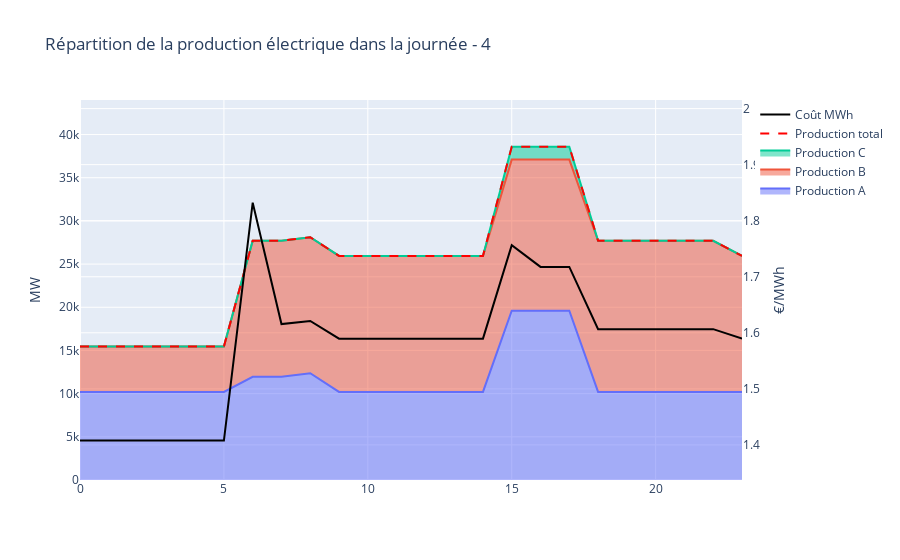

Here is the notebook cell this chart was saved with:
### Code cell
df = df_results22(dict_N=dict_N,dict_P=dict_P,dict_Nstart=dict_Nstart,dict_XX=dict_2)
fig = Results_viz(df)
fig.update_layout(
    title = "Répartition de la production électrique dans la journée - 4"
)
fig.show()
fig.write_html("Répartition de la production électrique dans la journée - 4.html")

### Figure 1 — Plotly figure (JSON) as saved in the notebook; plotly's stock layout.template omitted (floating-point values rounded to 4 significant figures)
{"data": [{"fill": "tonexty", "name": "Production A", "type": "scatter", "x": [0, 1, 2, 3, 4, 5, 6, 7, 8, 9, 10, 11, 12, 13, 14, 15, 16, 17, 18, 19, 20, 21, 22, 23], "y": [10200.0, 10200.0, 10200.0, 10200.0, 10200.0, 10200.0, 11950, 11950, 12360.0, 10200.0, 10200.0, 10200.0, 10200.0, 10200.0, 10200.0, 19600, 19600, 19600, 10200, 10200, 10200, 10200, 10200, 10200.0]}, {"fill": "tonexty", "name": "Production B", "type": "scatter", "x": [0, 1, 2, 3, 4, 5, 6, 7, 8, 9, 10, 11, 12, 13, 14, 15, 16, 17, 18, 19, 20, 21, 22, 23], "y": [15450.0, 15450.0, 15450.0, 15450.0, 15450.0, 15450.0, 27700, 27700, 28110.0, 25950, 25950.0, 25950.0, 25950.0, 25950.0, 25950.0, 37100, 37100, 37100, 27700, 27700, 27700, 27700, 27700, 25950]}, {"fill": "tonexty", "name": "Production C", "type": "scatter", "x": [0, 1, 2, 3, 4, 5, 6, 7, 8, 9, 10, 11, 12, 13, 14, 15, 16, 17, 18, 19, 20, 21, 22, 23], "y": [15450.0, 15450.0, 15450.0, 15450.0, 15450.0, 15450.0, 27700, 27700, 28110.0, 25950, 25950.0, 25950.0, 25950.0, 25950.0, 25950.0, 38600, 38600, 38600, 27700, 27700, 27700, 27700, 27700, 25950]}, {"line": {"color": "red", "dash": "dash"}, "name": "Production total", "type": "scatter", "x": [0, 1, 2, 3, 4, 5, 6, 7, 8, 9, 10, 11, 12, 13, 14, 15, 16, 17, 18, 19, 20, 21, 22, 23], "y": [15450.0, 15450.0, 15450.0, 15450.0, 15450.0, 15450.0, 27700, 27700, 28110.0, 25950, 25950.0, 25950.0, 25950.0, 25950.0, 25950.0, 38600, 38600, 38600, 27700, 27700, 27700, 27700, 27700, 25950]}, {"line": {"color": "black"}, "name": "Coût MWh", "type": "scatter", "x": [0, 1, 2, 3, 4, 5, 6, 7, 8, 9, 10, 11, 12, 13, 14, 15, 16, 17, 18, 19, 20, 21, 22, 23], "y": [1.408, 1.408, 1.408, 1.408, 1.408, 1.408, 1.832, 1.616, 1.621, 1.59, 1.59, 1.59, 1.59, 1.59, 1.59, 1.756, 1.718, 1.718, 1.606, 1.606, 1.606, 1.606, 1.606, 1.59], "yaxis": "y2"}], "layout": {"hovermode": "x", "title": {"text": "Répartition de la production électrique dans la journée - 4"}, "yaxis": {"range": [0, 44000], "title": {"text": "MW"}}, "yaxis2": {"anchor": "free", "overlaying": "y", "position": 1, "range": [1.337, 2.015], "side": "right", "title": {"text": "€/MWh"}}}}
